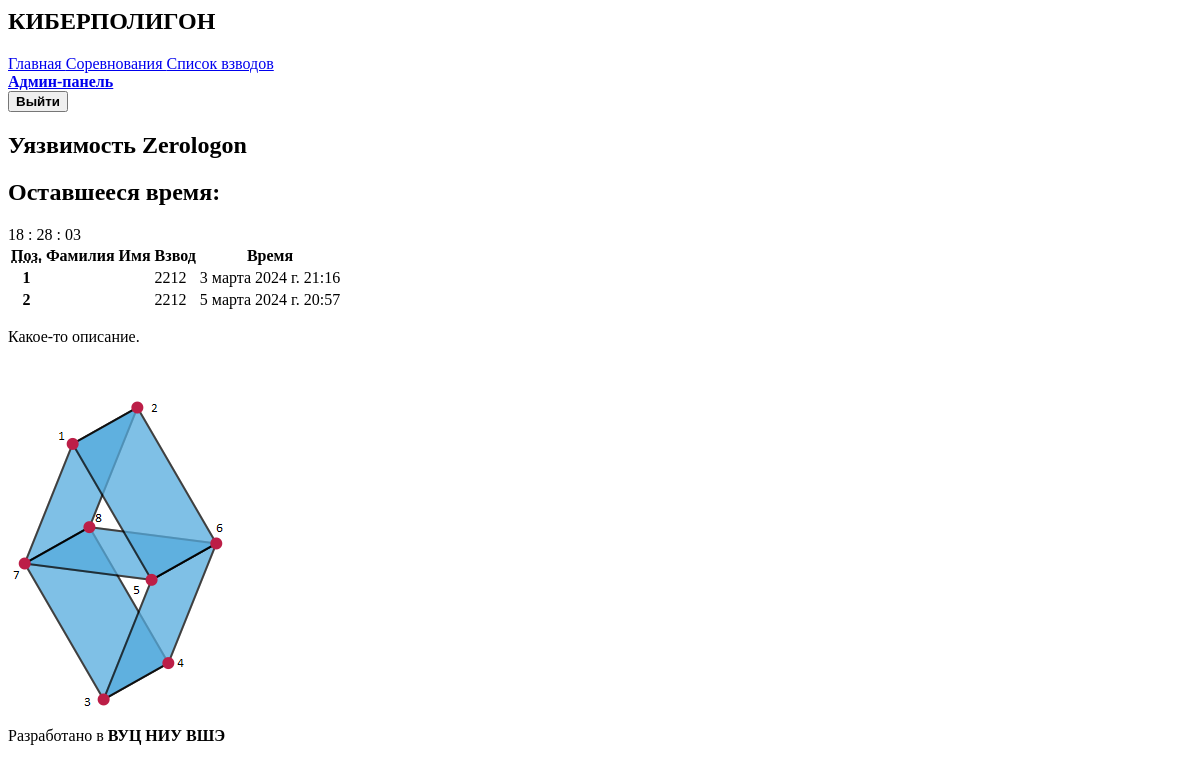
Page /cyberpolygon/competitions/zerologon2023-02-21-0255180300/ (signed in) on the earlier database version.
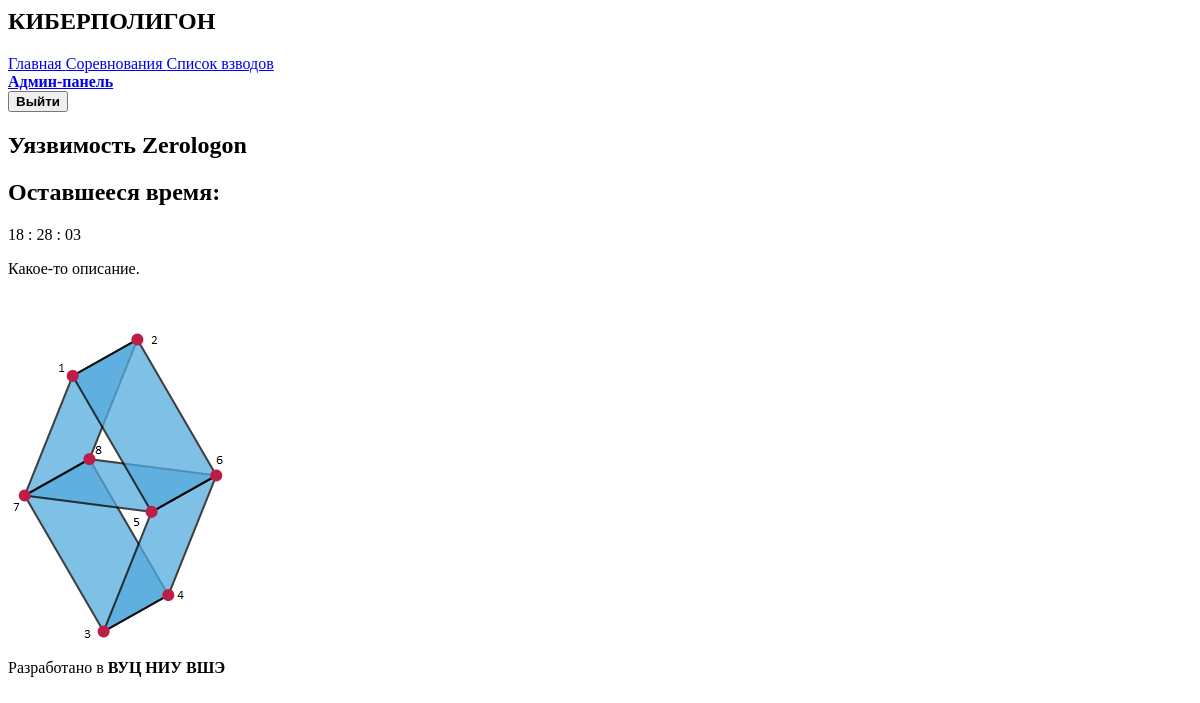
Same page on the later database version.
### interface/models.py (models this page shows, shortened)
class Competition(models.Model):
    slug = models.SlugField('Название в адресной строке', unique=True)
    start = models.DateTimeField("Начало")
    finish = models.DateTimeField("Конец")
    lab = models.ForeignKey(Lab,
                                related_name="competitions",
                                on_delete=models.CASCADE,
                                verbose_name="Лабораторная работа",
                                null=True)
    platoons = models.ManyToManyField(Platoon)
    class Meta:
        verbose_name = 'Соревнование'
        verbose_name_plural = 'Соревнования'

class Lab(models.Model):
    name = models.CharField('Имя', max_length=255, primary_key=True)
    description = models.TextField('Описание')
    answer_flag = models.CharField('Ответный флаг', max_length=1024, blank=True,null=True)
    slug = models.SlugField('Название в адресной строке', unique=True)
    class Meta:
        verbose_name = 'Лабораторная работа'
        verbose_name_plural = 'Лабораторные работы'

class Answers(models.Model):
    lab = models.ForeignKey(Lab, related_name="lab", on_delete=models.CASCADE)
    user = models.ForeignKey(settings.AUTH_USER_MODEL, on_delete=models.CASCADE)
    datetime = models.DateTimeField(null=True)
    class Meta:
        verbose_name = 'Ответ'
        verbose_name_plural = 'Ответы'

class User(AbstractUser):
    platoon = models.ForeignKey(Platoon,
                                related_name="students",
                                on_delete=models.CASCADE,
                                verbose_name="взвод",
                                null=True)
    class Meta:
        verbose_name = 'Пользователь'
        verbose_name_plural = 'Пользователи'

class Platoon(models.Model):
    number = models.fields.IntegerField('Номер взвода')
    def __str__(self):
        return str(self.number)
    class Meta:
        verbose_name = 'Взвод'
        verbose_name_plural = 'Взвода'

### interface/views.py (the view)
# urls.py: path("competitions/<slug:slug>/", CompetitionDetailView.as_view(), name="competition-detail"),
class CompetitionDetailView(DetailView):
    model = Competition
    def get_context_data(self, **kwargs):
        context = super().get_context_data(**kwargs)
        context["available"] = True
        if not self.request.user.is_staff:
            if timezone.now() < context["object"].start or timezone.now() > context["object"].finish:
                context["available"] = False
                return context
        competition = context["object"]
        context["object"] = competition.lab
        context = LabDetailView.set_submitted(context, self.request)
        if self.request.user.is_staff:
            solutions = Answers.objects.filter(
                lab=competition.lab,
                user__platoon__in=competition.platoons.all(),
                datetime__lte=competition.finish,
                datetime__gte=competition.start
            ).order_by('datetime').values()
            pos = 1
            for solution in solutions:
                user = User.objects.get(pk=solution["user_id"])
                solution["user"] = user
                solution["pos"] = str(pos)
                pos += 1
            context["solutions"] = solutions
        context["object"] = competition
        context["delta"] = CompetitionDetailView.get_timer(context["object"])
        return context
    @staticmethod
    def get_timer(competition):
        delta = (competition.finish - timezone.now()).seconds
        seconds = delta % 60
        delta //= 60
        minutes = delta % 60
        hours = delta // 60
        out = {"hours": hours, "minutes": minutes, "seconds": seconds}
        for key, value in out.items():
            n_value = str(value)
            n_value = (2 - len(n_value)) * "0" + n_value
            out[key] = n_value
        return out

### templates/interface/competition_detail.html (shortened to what this page needs)
{% extends 'interface/base.html' %}
{% block content %}
    <div class="columns is-centered">
        <div class="column is-two-thirds">
        {% if available  %}
            <h1 class="title is-2">{{ object.lab.name }}</h1>
            <div class="column is-one-quarter p-0 mb-4">
                <div id="timer" class="message is-dark">
                    <div class="message-body">
                    <h2 class="has-text-weight-bold">Оставшееся время:</h2>
                    <div id="countdown" class="has-text-weight-bold has-text-danger">{{ delta.hours }} <span>:</span>
                    </div>
                    </div>
                </div>
            </div>
            {% if solutions %}
                <table class="table">
                  <thead>
                    <tr>
                        <th><abbr title="Позиция">Поз.</abbr></th>
                        <th>Фамилия</th>
                        <th>Имя</th>
                        <th>Взвод</th>
                        <th>Время</th>
                    </tr>
                  </thead>
                  <tbody>
                  {% for solution in solutions %}
                    <tr>
                      <th>{{ solution.pos }}</th>
                      <td>{{ solution.user.name }}</td>
                      <td>{{ solution.user.second_name }}</td>
                      <td>{{ solution.user.platoon }}</td>
                      <td>{{ solution.datetime }}</td>
                     </tr>
                  {% endfor  %}
                  </tbody>
                </table>
            {% endif %}
            <p><div class="content">{{ object.lab.description | safe  }}</div></p>
        {% else  %}
            <div class="notification is-warning is-light">
                <h1 class="subtitle is-4">Соревнование станет доступно: {{ object.start }}</h1>
            </div>
        {% endif %}
        </div>
    </div>
{% endblock %}

### templates/interface/base.html (shortened to what this page needs)
<head>
{% load django_simple_bulma %}
{% load static %}
</head>
<nav class="navbar is-black" role="navigation" aria-label="main navigation">
  <div class="navbar-brand">
    <a class="navbar-item">
      <h1><strong>КИБЕРПОЛИГОН</strong></h1>
    </a>
  </div>
  <div id="navbarBasicExample" class="navbar-menu">
    <div class="navbar-start">
      {% if  user.is_authenticated %}
      <a class="navbar-item" href="{% url 'interface:lab-list' %}">
      {% else %}
      <a class="navbar-item" href="{% url 'reg' %}">
      {% endif %}
        Главная
      </a>
      {% if user.is_authenticated %}
        <a class="navbar-item" href="{% url 'interface:competition-list' %}">
          Соревнования
        </a>
      {% endif %}
      {% if user.is_superuser %}
        <a class="navbar-item" href = "{% url 'interface:platoon-list' %}">
          Список взводов
        </a>
      {% endif %}
    </div>
    <div class="navbar-end">
      <div class="navbar-item">
        <div class="buttons">
            {% if user.is_authenticated %}
                {% if user.is_superuser %}
                    <a class="button is-light" href="{% url 'admin:index' %}">
                        <strong>Админ-панель</strong>
                    </a>
                {% else %}
                  <a class="button is-light" href="{% url 'ch_pass' %}">
                    <strong>Сменить пароль</strong>
                  </a>
                {% endif %}
                <form class="m-0" method="post" action="{% url 'logout' %}">
                    <button class="button is-light" type="submit"><strong>Выйти</strong></button>
                </form>
            {% endif %}
        </div>
      </div>
    </div>
  </div>
</nav>
<body>
    <section class="hero is-fullheight-with-navbar">
        <div class="section">
            {% block content %}
            {% endblock %}
        </div>
    </section>
</body>
<footer class="footer mt-auto">
  <div class="content has-text-centered">
    <p>
      Разработано в <strong>ВУЦ НИУ ВШЭ</strong>
    </p>
  </div>
</footer>

Differences in the rows shown:
removed Answers: pos "1", user.platoon "2212", datetime "3 марта 2024 г. 21:16"
removed Answers: pos "2", user.platoon "2212", datetime "5 марта 2024 г. 20:57"
Other differences:
text no longer shown: "Поз. Фамилия Имя Взвод Время"
